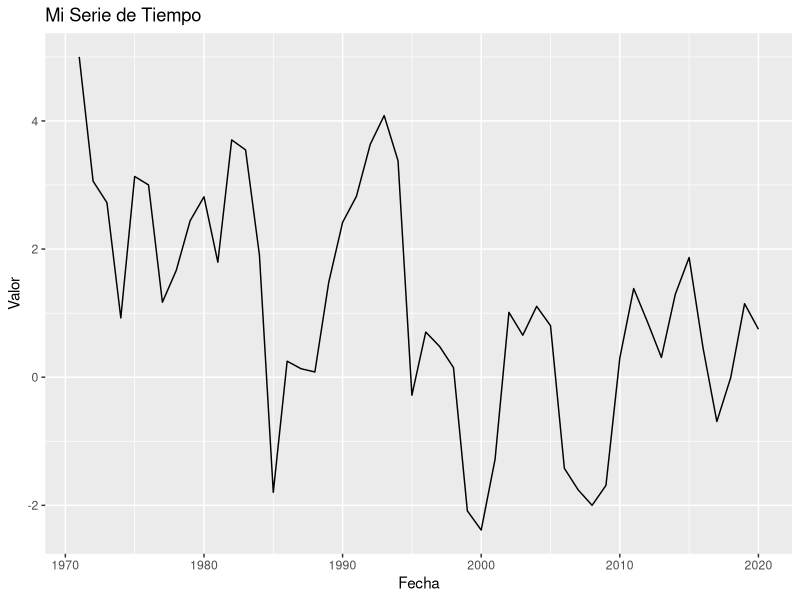
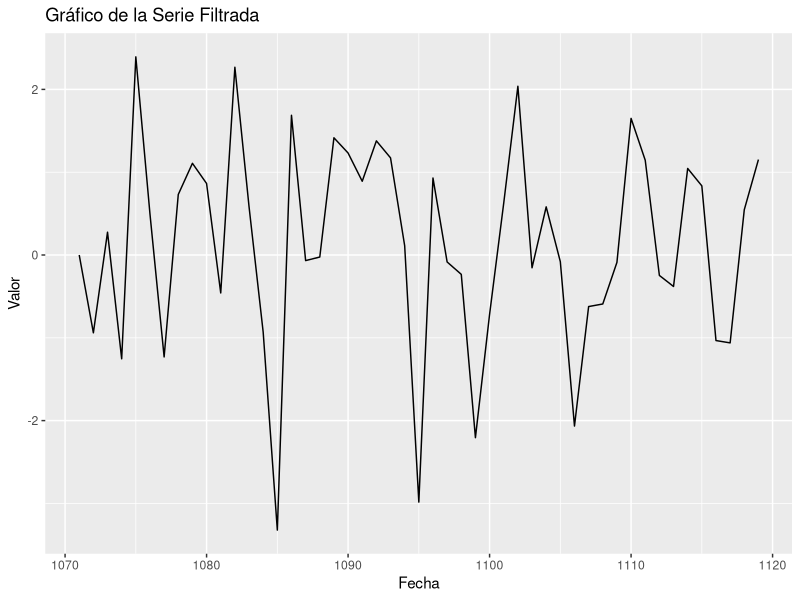

Recreate these plots in R, in order. (Note: this script raises an error after producing the figures.)
## ---- chunk 1
install.packages("zoo")
library(forecast)
library(tseries)
## ---- chunk 2
set.seed(1)             #Vamos a fijar la semilla en 1 para generar un mismo vector de números aleatorios

X <- matrix(rep(0,50),ncol=1)       #Generamos este vector con 0 para guardar los datos de una serie
inicio <- 5                         #Valor de la primera observación de la serie
phi <- 0.8                          #Parámetro phi de la ecuación (5.1)
epsilon <- rnorm(49,0,1.5)          #Vamos a modelar el error de la regresión con una distribución normal con media 0 y varianza 1.5
X[1]<- inicio                       #Inicializamos la serie con el valor inicio.

for (i in 2:nrow(X)){
  X[i]=X[i-1]*phi+epsilon[i-1]
}                                   #Generamos el resto de las observaciones

X <- ts(X,frequency = 1, 
        start = 1971)               #Formato de serie temporal con observaciones por año
## ---- chunk 3
library(ggplot2)
X_df <- data.frame(fecha = time(X),
                       valor = as.vector(X)) #ggplot2 utiliza data frames, por lo tanto modificaré la serie original.

ggplot(X_df, aes(x = fecha, y = valor)) +
  geom_line() +
  labs(title = "Mi Serie de Tiempo", 
       x = "Fecha", y = "Valor")            #Grafica la serie
## ---- chunk 4
epsilon.for<-rnorm(1,0,1.5)
X.for<-X[length(X)]*phi+epsilon.for
X.for
## ---- chunk 5
Xf <- c(rep(0,length(X)-1))          #Vector donde se almacenan serie filtrada

for (i in 2:length(Xf)){
  Xf[i]=X[i]-X[i-1]*phi
}
Xf <- ts(Xf, frequency = 1, start = 1071)
## ---- chunk 6
Xf_df <- data.frame(fecha = time(Xf),
                    valor = as.vector(Xf))

ggplot(Xf_df,aes(x = fecha, y = valor))+
  geom_line()+
  labs(title = "Gráfico de la Serie Filtrada", 
       x = "Fecha", y = "Valor") 
## ---- chunk 7
ar <- ar.ols(
  X,                    #Datos a modelar
  aic = TRUE,           #Criterio AIC
  order.max =1,         #Proceso maximo AR(1)
  intercept = FALSE,    #Intercepto falso
  demean = FALSE        #Omite un valor medio que automaticamente calcula ar.ols
)
ar
## ---- chunk 8
X.fit <- fitted(ar)
## ---- chunk 9
X.fit_df <- data.frame(fecha = time(X),
                    valor = as.vector(X.fit))
ggplot() +
  geom_line(data = X.fit_df, aes(x = fecha, y = valor, color = "Serie Estimada")) +
  geom_line(data = X_df, aes(x = fecha, y = valor, color = "Serie Real")) +
  labs(title = "Serie Real vs. Serie Estimada",
       x = "Fecha",
       y = "Valor") +
  scale_color_manual(values = c("Serie Estimada" = "blue", "Serie Real" = "red"))
## ---- chunk 10
residuals <- ar$resid #es la diferencia entre los valores observados y los estimados
residuals
## ---- chunk 11
residuals_df <- data.frame(residuals,
                           fecha = time(X),
                           valor = as.vector(residuals))
ggplot(residuals_df, aes(x = fecha, y = valor))+
  geom_line()+
  labs(title = "Gráfico de los Residuos", 
       x = "Fecha", y = "Valor") 
## ---- chunk 12
# Distribución de los residuos
residuals <- na.omit(residuals)
densidad_res <-density(residuals)
densidad_res_df <- data.frame(x = densidad_res$x,
                              y = densidad_res$y)

# Distribución de la normal con 1000 puntos
normal <- seq(min(residuals)-2, max(residuals)+2, length.out = 1000)
media <- mean(residuals)
desviacion <- sd(residuals)
densidad_normal <- dnorm(normal, mean = media, sd = desviacion)
normal_df <- data.frame(x = normal, densidad = densidad_normal)


#Gráfico
ggplot(densidad_res_df, aes(x = x, y = y)) +
  geom_line(color = "blue", linetype = "solid", size = 1) +
  geom_line(data = normal_df, aes(x = x, y = densidad), color = "red", linetype = "dashed", size = 1) +
  labs(title = "Densidad Observaciones vs. Densidad Normal",
       x = "Valor",
       y = "Densidad") +
  scale_color_manual(values = c("blue", "red"))
## ---- chunk 13
par(mar = c(5, 5, 4, 2))
residuals_acf <- acf(residuals, lag.max = 20,
                     main = "Correlograma de los Residuos", cex.main = 1.2)

## ---- chunk 14
par(mar = c(5, 5, 4, 2))
residuals_pacf <- pacf(residuals, lag.max = 20,
                     main = "PACF de los Residuos", cex.main = 1.2)
## ---- chunk 15
set.seed(1)

Y <- matrix(rep(0,50), ncol=1)
epsilon <- rnorm(50,0,1.5)
theta <-0.9
cte <- 0

Y[1] <- epsilon[1]

for (i in 2:nrow(Y)){
  Y[i] <- cte + theta*epsilon[i-1] + epsilon[i]
}

Y <- ts(Y, frequency = 1, start = 1970)
## ---- chunk 16
Y_df <- data.frame(fecha = time(Y),
                   valor = as.vector(Y))

ggplot(Y_df,aes(x=fecha, y=valor))+
  geom_line()+
  geom_point()+
  labs(title = "Gráfico de MA", xlab("Fecha"), ylab("Valor"))
## ---- chunk 17
Yf <- matrix(rep(0,50),ncol=1)

for (i in 2:nrow(Yf)){
  Yf[i-1] <- Y[i]+epsilon[i-1]
}

Yf <- ts(Yf, frequency = 1, start = 1970)
## ---- chunk 18
Yf_df <- data.frame(fecha = time(Yf),
                    valor = as.vector(Yf))

ggplot(Yf_df, aes(x = fecha, y = valor))+
  geom_line()+
  geom_point()+
  labs(title = "Gráfico Serie Filtrada MA", xlab("Fehca"),
       ylab("Valor"))
## ---- chunk 19
ma <- arima(Y,
          order = c(0,0,2),   #(p=0,i=0,q=1) es un proceso MA(1)
          include.mean = F)   
ma
## ---- chunk 20
Y.fit <- fitted(ma)

Y.fit_df <- data.frame(fecha = time(X),
                    valor = as.vector(Y.fit))
ggplot() +
  geom_line(data = Y.fit_df, aes(x = fecha, y = valor, color = "Serie Estimada")) +
  geom_line(data = Y_df, aes(x = fecha, y = valor, color = "Serie Real")) +
  labs(title = "Serie Real vs. Serie Estimada",
       x = "Fecha",
       y = "Valor") +
  scale_color_manual(values = c("Serie Estimada" = "blue", "Serie Real" = "red"))
## ---- chunk 21
residuals <- ma$residuals
residuals_df <- data.frame(fecha = time(residuals),
                           valor = as.vector(residuals))

ggplot(residuals_df, aes(x = fecha, y = valor))+
         geom_line()+
         geom_point()+
         labs(title = "Gráfico de los residuos del proceso MA",
              xlab("Fecha"), ylab("Valor"))
## ---- chunk 22
# Distribución de los residuos
residuals <- na.omit(residuals)
densidad_res <-density(residuals)
densidad_res_df <- data.frame(x = densidad_res$x,
                              y = densidad_res$y)

# Distribución de la normal con 1000 puntos
normal <- seq(min(residuals)-2, max(residuals)+2, length.out = 1000)
media <- mean(residuals)
desviacion <- sd(residuals)
densidad_normal <- dnorm(normal, mean = media, sd = desviacion)
normal_df <- data.frame(x = normal, densidad = densidad_normal)


#Gráfico
ggplot(densidad_res_df, aes(x = x, y = y)) +
  geom_line(color = "blue", linetype = "solid", size = 1) +
  geom_line(data = normal_df, aes(x = x, y = densidad), color = "red", linetype = "dashed", size = 1) +
  labs(title = "Densidad Observaciones vs. Densidad Normal",
       x = "Valor",
       y = "Densidad") +
  scale_color_manual(values = c("blue", "red"))
## ---- chunk 23
par(mar = c(5, 5, 4, 2))
acf(residuals, 
    na.action = na.pass,
    ylim=c(-1,1),
    main = "Corelograma de los Residuos")
## ---- chunk 24
par(mar = c(5, 5, 4, 2))
pacf1 <- pacf(residuals,
             na.action = na.pass,
             ylim=c(-1,1),
             main = "PACF de los residuos")
## ---- chunk 25
set.seed(1)

Z <- arima.sim(n = 50,                         #número de observaciones simuladas
               list(ar = c(0.82,-0.4),         #parámetro phi del modelo AR
                    ma = c(-0.2,0.24)),        #parámetro theta del modelo MA
               innov=rnorm(50,0,1))            #error asosciado distribuido normalmente                  
## ---- chunk 26
Z_df<-data.frame(time = c(1970:2019),
                 value = as.vector(Z))

ggplot(Z_df,aes(x = time,
               y = value))+
  geom_line()+
  geom_point()+
  labs(title = "Simulación modelo ARMA")
## ---- chunk 27
#Vamos a ajustar con un modelo ARMA(2,2)

par(mar = c(5, 5, 4, 2))
acf(Z, 
    na.action = na.pass,
    ylim=c(-1,1))
## ---- chunk 28
Z.fit <- arima(Z, order = c(2,0,2),
               include.mean = FALSE)
Z.fit
## ---- chunk 29
Z.fit_df <- data.frame(time = c(1970:2019),
                       value = as.vector(fitted(Z.fit)))

ggplot() +
  geom_line(data = Z.fit_df, aes(x = time, y = value, color = "Serie Estimada")) +
  geom_line(data = Z_df, aes(x = time, y = value, color = "Serie Real")) +
  labs(title = "Serie Real vs. Serie Estimada",
       x = "Fecha",
       y = "Valor") +
  scale_color_manual(values = c("Serie Estimada" = "blue", "Serie Real" = "red"))
## ---- chunk 30
Z.for <- predict(Z.fit,n.ahead=2)
Z.for
## ---- chunk 31
#Actualización de la serie:
pronostico <- data.frame(c(2020,2021),as.vector(Z.for$pred))
colnames(pronostico)<-colnames(Z.fit_df)
Z.fit_df<-rbind(Z_df,pronostico)

ggplot() +
  geom_line(data = Z.fit_df, aes(x = time, y = value, color = "Pronostico")) +
  geom_line(data = Z_df, aes(x = time, y = value, color = "Serie Real")) +
  labs(title = "Serie Real y Pronóstico",
       x = "Fecha",
       y = "Valor") +
  scale_color_manual(values = c("Pronostico" = "blue", "Serie Real" = "red"))

## ---- chunk 32
# Prueba Dickey-Fuller de la serie orignial
adf.test(Y)

## Ejemplo de diferenciación simple
Y.d <- diff(Y)  # Serie X con presencia de raiz Unit.
adf.test(Y.d)
## ---- chunk 33
set.seed(1)

W <- arima.sim(n = 50,                        #50 observaciones
               list(order = c(1,1,1),         #ARIMA(1,1,1) AR(1), Dif(1), MA(1)
                    ar = 0.812,               #Phi-AR
                    ma = 0.214))              #Theta-MA
head(W)

W_df <- data.frame(time = c(1970:2020),
                   value = as.vector(W))

ggplot(W_df, aes(x = time, y = value))+
  geom_line()+
  geom_point()+
  labs(title = "Simulación proceso ARIMA(1,1,1)", 
       xlab("Año"), ylab("Valor"))
## ---- chunk 34
W.fit <- arima(W,                    # Datos de la serie
               order = c(1,1,1),     # Proceso tipo ARIMA(1,1,1) ar(1), diff(1),ma(1)
               include.mean = T)  
W.fit

W.fit_df <- data.frame(time = W_df$time,
                       value = as.vector(fitted(W.fit)))

ggplot() +
  geom_line(data = W.fit_df, aes(x = time, y = value, color = "Serie Estimada")) +
  geom_line(data = W_df, aes(x = time, y = value, color = "Serie Real")) +
  labs(title = "Serie Real vs. Serie Estimada",
       x = "Fecha",
       y = "Valor") +
  scale_color_manual(values = c("Serie Estimada" = "blue", "Serie Real" = "red"))
## ---- chunk 35
W.for<-predict(W.fit,n.ahead=3)
W.for

pronostico <- data.frame(c(2021:2023),
                         as.vector(W.for$pred))

colnames(pronostico) <- colnames(W.fit_df)
W.fit_df <- rbind(W.fit_df,pronostico)

ggplot() +
  geom_line(data = W.fit_df, aes(x = time, y = value, color = "Pronostico")) +
  geom_line(data = W_df, aes(x = time, y = value, color = "Serie Real")) +
  labs(title = "Serie Real y Pronóstico",
       x = "Fecha",
       y = "Valor") +
  scale_color_manual(values = c("Pronostico" = "blue", "Serie Real" = "red"))
